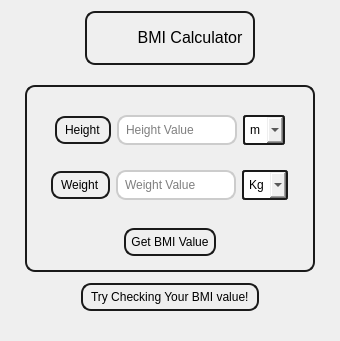
            <widget class="QWidget" name="Main_Page">
             <layout class="QVBoxLayout" name="verticalLayout_12">
              <item alignment="Qt::AlignHCenter|Qt::AlignTop">
               <widget class="QFrame" name="frame_18">
                <property name="styleSheet">
                 <string notr="true">QFrame{
    border-radius: 10px;
    border: 2px solid  hsl(0, 0%, 10%);;
    padding: 5px;
}
QLabel{
border:0px;
}</string>
                </property>
                <property name="frameShape">
                 <enum>QFrame::StyledPanel</enum>
                </property>
                <property name="frameShadow">
                 <enum>QFrame::Raised</enum>
                </property>
                <layout class="QHBoxLayout" name="horizontalLayout_8">
                 <property name="spacing">
                  <number>0</number>
                 </property>
                 <property name="leftMargin">
                  <number>0</number>
                 </property>
                 <property name="topMargin">
                  <number>0</number>
                 </property>
                 <property name="rightMargin">
                  <number>0</number>
                 </property>
                 <property name="bottomMargin">
                  <number>0</number>
                 </property>
                 <item>
                  <widget class="QLabel" name="label_7">
                   <property name="minimumSize">
                    <size>
                     <width>40</width>
                     <height>40</height>
                    </size>
                   </property>
                   <property name="maximumSize">
                    <size>
                     <width>40</width>
                     <height>40</height>
                    </size>
                   </property>
                   <property name="text">
                    <string />
                   </property>
                   <property name="textFormat">
                    <enum>Qt::PlainText</enum>
                   </property>
                   <property name="pixmap">
                    <pixmap resource="../Qss/icons/_icons.qrc">:/images/Images/BMI.png</pixmap>
                   </property>
                   <property name="scaledContents">
                    <bool>true</bool>
                   </property>
                  </widget>
                 </item>
                 <item alignment="Qt::AlignHCenter|Qt::AlignVCenter">
                  <widget class="QLabel" name="label_9">
                   <property name="font">
                    <font>
                     <pointsize>12</pointsize>
                    </font>
                   </property>
                   <property name="layoutDirection">
                    <enum>Qt::LeftToRight</enum>
                   </property>
                   <property name="styleSheet">
                    <string notr="true" />
                   </property>
                   <property name="text">
                    <string>BMI Calculator</string>
                   </property>
                   <property name="alignment">
                    <set>Qt::AlignHCenter|Qt::AlignTop</set>
                   </property>
                  </widget>
                 </item>
                </layout>
               </widget>
              </item>
              <item>
               <widget class="QFrame" name="Main_input_BMI">
                <property name="sizePolicy">
                 <sizepolicy hsizetype="Preferred" vsizetype="Expanding">
                  <horstretch>0</horstretch>
                  <verstretch>0</verstretch>
                 </sizepolicy>
                </property>
                <property name="styleSheet">
                 <string notr="true">QFrame,QPushButton{
    border-radius: 10px;
    border: 2px solid  hsl(0, 0%, 10%);;
    padding: 5px;
}
QComboBox{
    border: 2px solid  hsl(0, 0%, 10%);;
    padding: 5px;
 border-radius: 3px;
}

QLineEdit {
    border-radius: 10px;
    border: 2px solid #ccc;
    padding: 5px;
}
QPushButton:hover {
    background-color: #bdbdbd;
}
QLineEdit:focus {
    border-color: hsl(0, 0%, 30%);
}
#BMI_info_main,#Main_input_BMI,#Height_Box_BMI,#Weight_box_BMI{
border:0px;}</string>
                </property>
                <property name="frameShape">
                 <enum>QFrame::StyledPanel</enum>
                </property>
                <property name="frameShadow">
                 <enum>QFrame::Raised</enum>
                </property>
                <layout class="QVBoxLayout" name="verticalLayout_19">
                 <item alignment="Qt::AlignHCenter|Qt::AlignVCenter">
                  <widget class="QFrame" name="frame_2">
                   <property name="frameShape">
                    <enum>QFrame::StyledPanel</enum>
                   </property>
                   <property name="frameShadow">
                    <enum>QFrame::Raised</enum>
                   </property>
                   <layout class="QVBoxLayout" name="verticalLayout_22">
                    <item alignment="Qt::AlignHCenter">
                     <widget class="QFrame" name="Height_Box_BMI">
                      <property name="minimumSize">
                       <size>
                        <width>0</width>
                        <height>0</height>
                       </size>
                      </property>
                      <property name="frameShape">
                       <enum>QFrame::StyledPanel</enum>
                      </property>
                      <property name="frameShadow">
                       <enum>QFrame::Raised</enum>
                      </property>
                      <layout class="QHBoxLayout" name="horizontalLayout_7">
                       <item alignment="Qt::AlignHCenter|Qt::AlignVCenter">
                        <widget class="QLabel" name="label_13">
                         <property name="text">
                          <string>Height</string>
                         </property>
                        </widget>
                       </item>
                       <item>
                        <widget class="QLineEdit" name="Height_input_BMI">
                         <property name="minimumSize">
                          <size>
                           <width>0</width>
                           <height>0</height>
                          </size>
                         </property>
                         <property name="placeholderText">
                          <string>Height Value</string>
                         </property>
                        </widget>
                       </item>
                       <item>
                        <widget class="QComboBox" name="Units_height">
                         <property name="minimumSize">
                          <size>
                           <width>0</width>
                           <height>0</height>
                          </size>
                         </property>
                         <property name="maximumSize">
                          <size>
                           <width>70</width>
                           <height>30</height>
                          </size>
                         </property>
                         <item>
                          <property name="text">
                           <string>m</string>
                          </property>
                         </item>
                         <item>
                          <property name="text">
                           <string>In</string>
                          </property>
                         </item>
                        </widget>
                       </item>
                      </layout>
                     </widget>
                    </item>
                    <item alignment="Qt::AlignHCenter">
                     <widget class="QFrame" name="Weight_box_BMI">
                      <property name="frameShape">
                       <enum>QFrame::StyledPanel</enum>
                      </property>
                      <property name="frameShadow">
                       <enum>QFrame::Raised</enum>
                      </property>
                      <layout class="QHBoxLayout" name="horizontalLayout_19">
                       <property name="spacing">
                        <number>6</number>
                       </property>
                       <property name="leftMargin">
                        <number>0</number>
                       </property>
                       <property name="topMargin">
                        <number>0</number>
                       </property>
                       <property name="rightMargin">
                        <number>0</number>
                       </property>
                       <property name="bottomMargin">
                        <number>17</number>
                       </property>
                       <item alignment="Qt::AlignVCenter">
                        <widget class="QLabel" name="label_14">
                         <property name="text">
                          <string>Weight</string>
                         </property>
                        </widget>
                       </item>
                       <item>
                        <widget class="QLineEdit" name="Weight_input_BMI">
                         <property name="placeholderText">
                          <string>Weight Value</string>
                         </property>
                         <property name="cursorMoveStyle">
                          <enum>Qt::VisualMoveStyle</enum>
                         </property>
                        </widget>
                       </item>
                       <item>
                        <widget class="QComboBox" name="Units_weight">
                         <property name="minimumSize">
                          <size>
                           <width>40</width>
                           <height>20</height>
                          </size>
                         </property>
                         <property name="maximumSize">
                          <size>
                           <width>60</width>
                           <height>30</height>
                          </size>
                         </property>
                         <item>
                          <property name="text">
                           <string>Kg</string>
                          </property>
                         </item>
                         <item>
                          <property name="text">
                           <string>lb</string>
                          </property>
                         </item>
                        </widget>
                       </item>
                      </layout>
                     </widget>
                    </item>
                    <item alignment="Qt::AlignHCenter|Qt::AlignVCenter">
                     <widget class="QPushButton" name="Get_info_BMI_btn">
                      <property name="cursor">
                       <cursorShape>PointingHandCursor</cursorShape>
                      </property>
                      <property name="text">
                       <string>Get BMI Value</string>
                      </property>
                     </widget>
                    </item>
                   </layout>
                  </widget>
                 </item>
                 <item alignment="Qt::AlignHCenter">
                  <widget class="QFrame" name="BMI_info_main">
                   <property name="frameShape">
                    <enum>QFrame::StyledPanel</enum>
                   </property>
                   <property name="frameShadow">
                    <enum>QFrame::Raised</enum>
                   </property>
                   <layout class="QVBoxLayout" name="verticalLayout_23">
                    <property name="spacing">
                     <number>0</number>
                    </property>
                    <property name="leftMargin">
                     <number>0</number>
                    </property>
                    <property name="topMargin">
                     <number>0</number>
                    </property>
                    <property name="rightMargin">
                     <number>0</number>
                    </property>
                    <property name="bottomMargin">
                     <number>0</number>
                    </property>
                    <item alignment="Qt::AlignHCenter|Qt::AlignVCenter">
                     <widget class="QLabel" name="Info_BMI_after_check">
                      <property name="text">
                       <string>Try Checking Your BMI value!</string>
                      </property>
                     </widget>
                    </item>
                   </layout>
                  </widget>
                 </item>
                </layout>
               </widget>
              </item>
             </layout>
            </widget>
